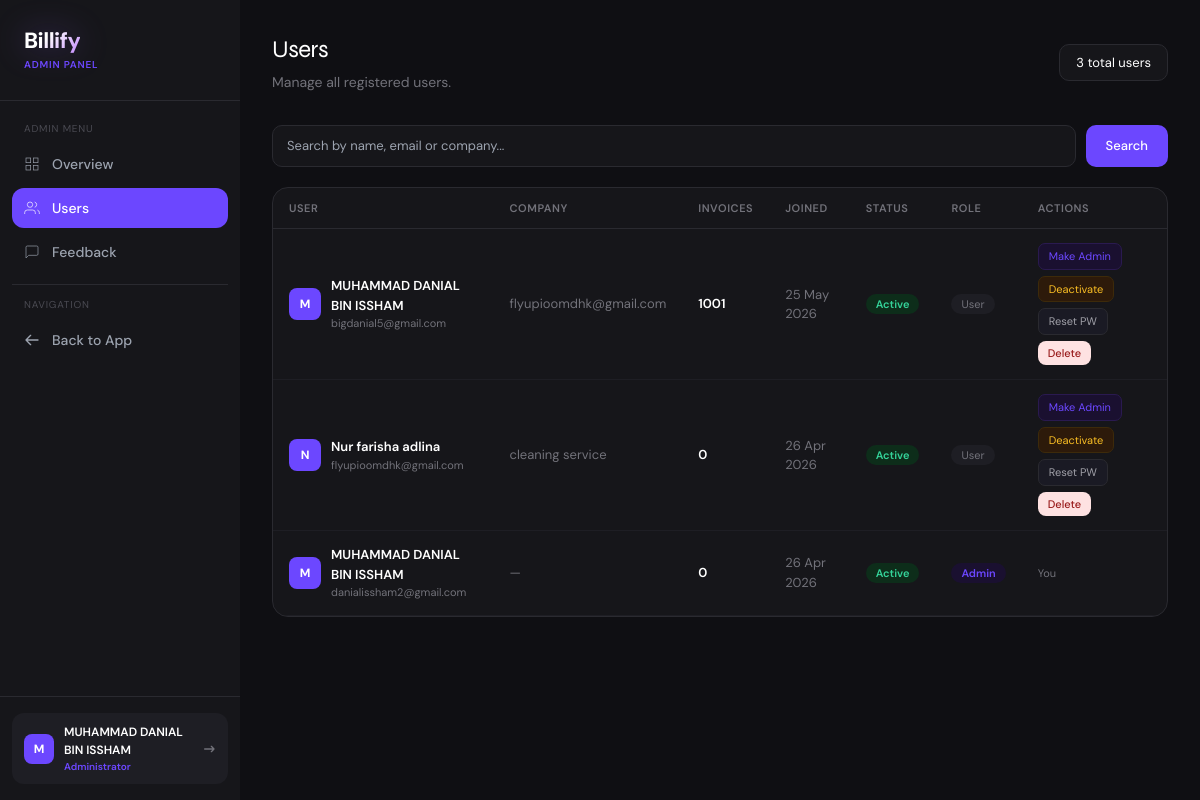
The app's page /admin/users (signed in) with its own data.
### app.py (models this page shows)
class User(UserMixin, db.Model):
    id = db.Column(db.Integer, primary_key=True)
    name = db.Column(db.String(100), nullable=False)
    email = db.Column(db.String(120), unique=True, nullable=False)
    password = db.Column(db.String(200), nullable=False)
    company = db.Column(db.String(100))
    is_admin = db.Column(db.Boolean, default=False)
    is_active_account = db.Column(db.Boolean, default=True)
    created_at = db.Column(db.DateTime, default=datetime.utcnow)
    invoices = db.relationship('Invoice', backref='owner', lazy=True)

### app.py (the view)
@app.route('/admin/users')
@login_required
@admin_required
def admin_users():
    search = request.args.get('search', '').strip()
    query = User.query
    if search:
        query = query.filter(db.or_(
            User.name.ilike(f'%{search}%'),
            User.email.ilike(f'%{search}%'),
            User.company.ilike(f'%{search}%')
        ))
    users = query.order_by(User.created_at.desc()).all()
    return render_template('admin/users.html', users=users, search=search)

### app.py (called while the page is built)
@app.after_request
def add_security_headers(response):
    response.headers['X-Content-Type-Options'] = 'nosniff'
    response.headers['X-Frame-Options'] = 'SAMEORIGIN'
    response.headers['X-XSS-Protection'] = '1; mode=block'
    response.headers['Referrer-Policy'] = 'strict-origin-when-cross-origin'
    return response

@login_manager.user_loader
def load_user(user_id):
    return User.query.get(int(user_id))

def admin_required(f):
    @wraps(f)
    def decorated(*args, **kwargs):
        if not current_user.is_authenticated or not current_user.is_admin:
            flash('Admin access required.', 'error')
            return redirect(url_for('dashboard'))
        return f(*args, **kwargs)
    return decorated

### templates/admin/users.html (shortened to what this page needs)
{% extends 'admin/base.html' %}
{% block content %}
<div class="flex items-center justify-between mb-8">
  <div>
    <h2 class="font-display font-700" style="font-size:24px;letter-spacing:-0.5px;color:white;">Users</h2>
    <p style="color:#72727a;font-size:14px;margin-top:4px;">Manage all registered users.</p>
  </div>
  <div style="background:#16161a;border:1px solid #2a2a30;border-radius:10px;padding:6px 4px;color:white;font-size:13px;padding:8px 16px;">
    {{ users|length }} total users
  </div>
</div>
<form method="GET" style="margin-bottom:20px;">
  <div style="display:flex;gap:10px;">
    <input type="text" name="search" value="{{ search }}" placeholder="Search by name, email or company..."
      style="flex:1;background:#16161a;border:1px solid #2a2a30;border-radius:10px;padding:10px 14px;font-size:13px;color:white;outline:none;"
      onfocus="this.style.borderColor='#6c47ff'" onblur="this.style.borderColor='#2a2a30'" />
    <button type="submit" class="btn-primary" style="padding:10px 20px;font-size:13px;">Search</button>
  </div>
</form>
<div style="background:#16161a;border:1px solid #2a2a30;border-radius:16px;overflow:hidden;">
  <table style="width:100%;font-size:13px;border-collapse:collapse;">
    <thead>
      <tr style="border-bottom:1px solid #2a2a30;">
        {% for col in ['User', 'Company', 'Invoices', 'Joined', 'Status', 'Role', 'Actions'] %}
        <th style="padding:12px 16px;text-align:left;font-size:11px;font-weight:600;color:#72727a;text-transform:uppercase;letter-spacing:0.05em;">{{ col }}</th>
        {% endfor %}
      </tr>
    </thead>
    <tbody>
      {% for u in users %}
      <tr style="border-bottom:1px solid #1e1e24;" onmouseover="this.style.background='#1e1e24'" onmouseout="this.style.background='transparent'">
        <td style="padding:14px 16px;">
          <div style="display:flex;align-items:center;gap:10px;">
            <div style="width:32px;height:32px;border-radius:8px;background:#6c47ff;display:flex;align-items:center;justify-content:center;font-weight:700;color:white;font-size:12px;flex-shrink:0;">
              {{ u.name[0].upper() }}
            </div>
            <div>
              <div style="font-weight:600;color:white;">{{ u.name }}</div>
              <div style="font-size:11px;color:#72727a;">{{ u.email }}</div>
            </div>
          </div>
        </td>
        <td style="padding:14px 16px;color:#72727a;">{{ u.company or '—' }}</td>
        <td style="padding:14px 16px;color:white;font-weight:600;">{{ u.invoices|length }}</td>
        <td style="padding:14px 16px;color:#72727a;">{{ u.created_at.strftime('%d %b %Y') }}</td>
        <td style="padding:14px 16px;">
          {% if u.is_active_account %}
          <span style="background:#0d2d1a;color:#34d399;padding:3px 10px;border-radius:20px;font-size:11px;font-weight:600;">Active</span>
          {% else %}
          <span style="background:#2d1010;color:#f87171;padding:3px 10px;border-radius:20px;font-size:11px;font-weight:600;">Inactive</span>
          {% endif %}
        </td>
        <td style="padding:14px 16px;">
          {% if u.is_admin %}
          <span style="background:#1a1030;color:#6c47ff;padding:3px 10px;border-radius:20px;font-size:11px;font-weight:600;">Admin</span>
          {% else %}
          <span style="background:#1e1e24;color:#72727a;padding:3px 10px;border-radius:20px;font-size:11px;">User</span>
          {% endif %}
        </td>
        <td style="padding:14px 16px;">
          {% if u.id != current_user.id %}
          <div style="display:flex;gap:6px;flex-wrap:wrap;">
            <form method="POST" action="{{ url_for('admin_toggle_admin', id=u.id) }}" style="display:inline;">
              <button type="submit" style="font-size:11px;padding:4px 10px;border-radius:7px;background:#1a1030;color:#6c47ff;border:1px solid #2a1a50;cursor:pointer;">
                {{ 'Remove Admin' if u.is_admin else 'Make Admin' }}
              </button>
            </form>
            <form method="POST" action="{{ url_for('admin_toggle_active', id=u.id) }}" style="display:inline;">
              <button type="submit" style="font-size:11px;padding:4px 10px;border-radius:7px;{% if u.is_active_account %}background:#2d1a0a;color:#fbbf24;border:1px solid #3d2a0a;{% else %}background:#0d2d1a;color:#34d399;border:1px solid #0d3d1a;{% endif %}cursor:pointer;">
                {{ 'Deactivate' if u.is_active_account else 'Activate' }}
              </button>
            </form>
            <button onclick="showResetModal({{ u.id }}, '{{ u.name }}')"
              style="font-size:11px;padding:4px 10px;border-radius:7px;background:#1a1a24;color:#a0a0a8;border:1px solid #2a2a30;cursor:pointer;">
              Reset PW
            </button>
            <form method="POST" action="{{ url_for('admin_delete_user', id=u.id) }}" style="display:inline;"
              onsubmit="return confirm('Delete {{ u.name }}? This will delete ALL their invoices too. Cannot be undone.')">
              <button type="submit" class="btn-danger" style="font-size:11px;padding:4px 10px;">Delete</button>
            </form>
          </div>
          {% else %}
          <span style="font-size:11px;color:#72727a;">You</span>
          {% endif %}
        </td>
      </tr>
      {% endfor %}
    </tbody>
  </table>
</div>
{% endblock %}

### templates/admin/base.html (shortened to what this page needs)
<!DOCTYPE html>
<html lang="en">
<head>
  <script src="https://cdn.tailwindcss.com"></script>
</head>
<body style="background:#0f0f13; min-height:100vh;">
<div class="flex min-h-screen">
  <aside style="width:240px;background:#16161a;flex-shrink:0;" class="fixed h-full z-10 flex flex-col">
    <div class="px-6 py-6" style="border-bottom:1px solid #2a2a30;">
      <div class="flex items-center gap-3 mb-1">
        <div>
          <span style="font-size:22px;font-weight:800;letter-spacing:-0.5px;background:linear-gradient(135deg,#fff 40%,#c084fc);-webkit-background-clip:text;-webkit-text-fill-color:transparent;background-clip:text;filter:drop-shadow(0 0 16px rgba(139,92,246,0.4));">Billify</span>
          <div style="font-size:10px;color:#6c47ff;font-weight:600;letter-spacing:0.08em;">ADMIN PANEL</div>
        </div>
      </div>
    </div>
    <nav class="flex-1 px-3 py-5 space-y-1">
      <div style="font-size:10px;color:#4a4a52;text-transform:uppercase;letter-spacing:0.08em;padding:0 12px;margin-bottom:8px;">Admin Menu</div>
      <a href="{{ url_for('admin_dashboard') }}"
         class="nav-link flex items-center gap-3 px-3 py-2.5 rounded-xl text-sm font-medium {% if request.endpoint == 'admin_dashboard' %}active{% else %}text-gray-400{% endif %}">
        <svg class="w-4 h-4" fill="none" stroke="currentColor" viewBox="0 0 24 24"><rect x="3" y="3" width="7" height="7"/><rect x="14" y="3" width="7" height="7"/><rect x="14" y="14" width="7" height="7"/><rect x="3" y="14" width="7" height="7"/></svg>
        Overview
      </a>
      <a href="{{ url_for('admin_users') }}"
         class="nav-link flex items-center gap-3 px-3 py-2.5 rounded-xl text-sm font-medium {% if request.endpoint == 'admin_users' %}active{% else %}text-gray-400{% endif %}">
        <svg class="w-4 h-4" fill="none" stroke="currentColor" viewBox="0 0 24 24"><path d="M17 21v-2a4 4 0 0 0-4-4H5a4 4 0 0 0-4 4v2"/><circle cx="9" cy="7" r="4"/><path d="M23 21v-2a4 4 0 0 0-3-3.87"/><path d="M16 3.13a4 4 0 0 1 0 7.75"/></svg>
        Users
      </a>
      <a href="{{ url_for('admin_feedback') }}"
         class="nav-link flex items-center gap-3 px-3 py-2.5 rounded-xl text-sm font-medium {% if request.endpoint == 'admin_feedback' %}active{% else %}text-gray-400{% endif %}">
        <svg class="w-4 h-4" fill="none" stroke="currentColor" viewBox="0 0 24 24"><path d="M21 15a2 2 0 0 1-2 2H7l-4 4V5a2 2 0 0 1 2-2h14a2 2 0 0 1 2 2z"/></svg>
        Feedback
      </a>
      <div style="border-top:1px solid #2a2a30;margin:12px 0;"></div>
      <div style="font-size:10px;color:#4a4a52;text-transform:uppercase;letter-spacing:0.08em;padding:0 12px;margin-bottom:8px;">Navigation</div>
      <a href="{{ url_for('dashboard') }}"
         class="nav-link flex items-center gap-3 px-3 py-2.5 rounded-xl text-sm font-medium text-gray-400">
        <svg class="w-4 h-4" fill="none" stroke="currentColor" viewBox="0 0 24 24"><path stroke-linecap="round" stroke-linejoin="round" stroke-width="2" d="M10 19l-7-7m0 0l7-7m-7 7h18"/></svg>
        Back to App
      </a>
    </nav>
    <div class="px-3 py-4" style="border-top:1px solid #2a2a30;">
      <div style="background:#1e1e24;border-radius:12px;padding:10px 12px;display:flex;align-items:center;gap:10px;">
        <div style="width:30px;height:30px;border-radius:8px;background:#6c47ff;display:flex;align-items:center;justify-content:center;font-weight:700;color:white;font-size:12px;flex-shrink:0;">
          {{ current_user.name[0].upper() }}
        </div>
        <div style="flex:1;min-width:0;">
          <div style="font-size:12px;font-weight:600;color:white;truncate;">{{ current_user.name }}</div>
          <div style="font-size:10px;color:#6c47ff;font-weight:600;">Administrator</div>
        </div>
        <a href="{{ url_for('logout') }}" title="Logout">
          <svg class="w-4 h-4" style="color:#72727a;" fill="none" stroke="currentColor" viewBox="0 0 24 24"><path stroke-linecap="round" stroke-linejoin="round" stroke-width="2" d="M17 16l4-4m0 0l-4-4m4 4H7"/></svg>
        </a>
      </div>
    </div>
  </aside>
  <main style="margin-left:240px;flex:1;padding:32px;background:#0f0f13;min-height:100vh;">
    {% block content %}{% endblock %}
  </main>
</div>
</body>
</html>

### templates/admin/base.html (style rules this page uses)
* { font-family: 'DM Sans', sans-serif; }
.font-display { font-family: 'Syne', sans-serif; }
:root { --accent: #6c47ff; --accent-dark: #4a2fe0; --surface: #f7f7fb; --card: #ffffff; --border: #ebebf0; --text: #16161a; --muted: #72727a; }
.nav-link { transition: all 0.15s ease; }
.nav-link.active { background: var(--accent); color: white; }
.btn-primary { background: var(--accent); color: white; border-radius: 10px; font-weight: 500; transition: all 0.15s; border: none; cursor: pointer; }
.btn-danger { background: #fee2e2; color: #991b1b; border-radius: 8px; font-weight: 500; transition: all 0.15s; border: none; cursor: pointer; }

### records on screen
User: name "M", name "MUHAMMAD DANIAL BIN ISSHAM", email "danialissham2@gmail.com", company "—", invoices|length "0", created_at "26 Apr 2026", is_active_account "Active", is_admin "Admin", shows "You"
User: name "M", name "MUHAMMAD DANIAL BIN ISSHAM", email "bigdanial5@gmail.com", company "flyupioomdhk@gmail.com", invoices|length "1001", created_at "25 May 2026", shows "Active", shows "User", is_admin "Make Admin", is_active_account "Deactivate"
User: name "N", name "Nur farisha adlina", email "flyupioomdhk@gmail.com", company "cleaning service", invoices|length "0", created_at "26 Apr 2026", shows "Active", shows "User", is_admin "Make Admin", is_active_account "Deactivate"

### other values on screen
{{ users|length }} "3"
{{ col }} "USER" "COMPANY" "INVOICES" "JOINED" "STATUS" "ROLE" "ACTIONS"
